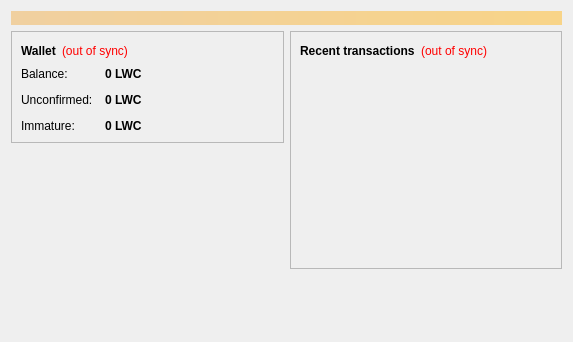
<?xml version="1.0" encoding="UTF-8"?>
<ui version="4.0">
 <class>OverviewPage</class>
 <widget class="QWidget" name="OverviewPage">
  <property name="geometry">
   <rect>
    <x>0</x>
    <y>0</y>
    <width>573</width>
    <height>342</height>
   </rect>
  </property>
  <property name="windowTitle">
   <string>Form</string>
  </property>
  <layout class="QVBoxLayout" name="topLayout">
   <item>
    <widget class="QLabel" name="labelAlerts">
     <property name="visible">
      <bool>false</bool>
     </property>
     <property name="styleSheet">
      <string notr="true">background-color: qlineargradient(x1: 0, y1: 0, x2: 1, y2: 0, stop:0 #F0D0A0, stop:1 #F8D488); color:#000000;</string>
     </property>
     <property name="wordWrap">
      <bool>true</bool>
     </property>
     <property name="margin">
      <number>3</number>
     </property>
    </widget>
   </item>
   <item>
    <layout class="QHBoxLayout" name="horizontalLayout" stretch="1,1">
     <item>
      <layout class="QVBoxLayout" name="verticalLayout_2">
       <item>
        <widget class="QFrame" name="frame">
         <property name="frameShape">
          <enum>QFrame::StyledPanel</enum>
         </property>
         <property name="frameShadow">
          <enum>QFrame::Raised</enum>
         </property>
         <layout class="QVBoxLayout" name="verticalLayout_4">
          <item>
           <layout class="QHBoxLayout" name="horizontalLayout_4">
            <item>
             <widget class="QLabel" name="label_5">
              <property name="font">
               <font>
                <weight>75</weight>
                <bold>true</bold>
               </font>
              </property>
              <property name="text">
               <string>Wallet</string>
              </property>
             </widget>
            </item>
            <item>
             <widget class="QLabel" name="labelWalletStatus">
              <property name="toolTip">
               <string>The displayed information may be out of date. Your wallet automatically synchronizes with the Lowlycoin network after a connection is established, but this process has not completed yet.</string>
              </property>
              <property name="styleSheet">
               <string notr="true">QLabel { color: red; }</string>
              </property>
              <property name="text">
               <string notr="true">(out of sync)</string>
              </property>
              <property name="alignment">
               <set>Qt::AlignLeading|Qt::AlignLeft|Qt::AlignVCenter</set>
              </property>
             </widget>
            </item>
            <item>
             <spacer name="horizontalSpacer_2">
              <property name="orientation">
               <enum>Qt::Horizontal</enum>
              </property>
              <property name="sizeHint" stdset="0">
               <size>
                <width>40</width>
                <height>20</height>
               </size>
              </property>
             </spacer>
            </item>
           </layout>
          </item>
          <item>
           <layout class="QFormLayout" name="formLayout_2">
            <property name="fieldGrowthPolicy">
             <enum>QFormLayout::AllNonFixedFieldsGrow</enum>
            </property>
            <property name="horizontalSpacing">
             <number>12</number>
            </property>
            <property name="verticalSpacing">
             <number>12</number>
            </property>
            <item row="0" column="0">
             <widget class="QLabel" name="label">
              <property name="text">
               <string>Balance:</string>
              </property>
             </widget>
            </item>
            <item row="0" column="1">
             <widget class="QLabel" name="labelBalance">
              <property name="font">
               <font>
                <weight>75</weight>
                <bold>true</bold>
               </font>
              </property>
              <property name="cursor">
               <cursorShape>IBeamCursor</cursorShape>
              </property>
              <property name="toolTip">
               <string>Your current balance</string>
              </property>
              <property name="text">
               <string notr="true">0 LWC</string>
              </property>
              <property name="textInteractionFlags">
               <set>Qt::LinksAccessibleByMouse|Qt::TextSelectableByKeyboard|Qt::TextSelectableByMouse</set>
              </property>
             </widget>
            </item>
            <item row="1" column="0">
             <widget class="QLabel" name="label_3">
              <property name="text">
               <string>Unconfirmed:</string>
              </property>
             </widget>
            </item>
            <item row="1" column="1">
             <widget class="QLabel" name="labelUnconfirmed">
              <property name="font">
               <font>
                <weight>75</weight>
                <bold>true</bold>
               </font>
              </property>
              <property name="cursor">
               <cursorShape>IBeamCursor</cursorShape>
              </property>
              <property name="toolTip">
               <string>Total of transactions that have yet to be confirmed, and do not yet count toward the current balance</string>
              </property>
              <property name="text">
               <string notr="true">0 LWC</string>
              </property>
              <property name="textInteractionFlags">
               <set>Qt::LinksAccessibleByMouse|Qt::TextSelectableByKeyboard|Qt::TextSelectableByMouse</set>
              </property>
             </widget>
            </item>
            <item row="2" column="0">
             <widget class="QLabel" name="labelImmatureText">
              <property name="text">
               <string>Immature:</string>
              </property>
             </widget>
            </item>
            <item row="2" column="1">
             <widget class="QLabel" name="labelImmature">
              <property name="font">
               <font>
                <weight>75</weight>
                <bold>true</bold>
               </font>
              </property>
              <property name="toolTip">
               <string>Mined balance that has not yet matured</string>
              </property>
              <property name="text">
               <string notr="true">0 LWC</string>
              </property>
              <property name="textInteractionFlags">
               <set>Qt::LinksAccessibleByMouse|Qt::TextSelectableByKeyboard|Qt::TextSelectableByMouse</set>
              </property>
             </widget>
            </item>
           </layout>
          </item>
         </layout>
        </widget>
       </item>
       <item>
        <spacer name="verticalSpacer">
         <property name="orientation">
          <enum>Qt::Vertical</enum>
         </property>
         <property name="sizeHint" stdset="0">
          <size>
           <width>20</width>
           <height>40</height>
          </size>
         </property>
        </spacer>
       </item>
      </layout>
     </item>
     <item>
      <layout class="QVBoxLayout" name="verticalLayout_3">
       <item>
        <widget class="QFrame" name="frame_2">
         <property name="frameShape">
          <enum>QFrame::StyledPanel</enum>
         </property>
         <property name="frameShadow">
          <enum>QFrame::Raised</enum>
         </property>
         <layout class="QVBoxLayout" name="verticalLayout">
          <item>
           <layout class="QHBoxLayout" name="horizontalLayout_2">
            <item>
             <widget class="QLabel" name="label_4">
              <property name="text">
               <string>&lt;b&gt;Recent transactions&lt;/b&gt;</string>
              </property>
             </widget>
            </item>
            <item>
             <widget class="QLabel" name="labelTransactionsStatus">
              <property name="toolTip">
               <string>The displayed information may be out of date. Your wallet automatically synchronizes with the Lowlycoin network after a connection is established, but this process has not completed yet.</string>
              </property>
              <property name="styleSheet">
               <string notr="true">QLabel { color: red; }</string>
              </property>
              <property name="text">
               <string notr="true">(out of sync)</string>
              </property>
              <property name="alignment">
               <set>Qt::AlignRight|Qt::AlignTrailing|Qt::AlignVCenter</set>
              </property>
             </widget>
            </item>
            <item>
             <spacer name="horizontalSpacer">
              <property name="orientation">
               <enum>Qt::Horizontal</enum>
              </property>
              <property name="sizeHint" stdset="0">
               <size>
                <width>40</width>
                <height>20</height>
               </size>
              </property>
             </spacer>
            </item>
           </layout>
          </item>
          <item>
           <widget class="QListView" name="listTransactions">
            <property name="styleSheet">
             <string notr="true">QListView { background: transparent; }</string>
            </property>
            <property name="frameShape">
             <enum>QFrame::NoFrame</enum>
            </property>
            <property name="verticalScrollBarPolicy">
             <enum>Qt::ScrollBarAlwaysOff</enum>
            </property>
            <property name="horizontalScrollBarPolicy">
             <enum>Qt::ScrollBarAlwaysOff</enum>
            </property>
            <property name="selectionMode">
             <enum>QAbstractItemView::NoSelection</enum>
            </property>
           </widget>
          </item>
         </layout>
        </widget>
       </item>
       <item>
        <spacer name="verticalSpacer_2">
         <property name="orientation">
          <enum>Qt::Vertical</enum>
         </property>
         <property name="sizeHint" stdset="0">
          <size>
           <width>20</width>
           <height>40</height>
          </size>
         </property>
        </spacer>
       </item>
      </layout>
     </item>
    </layout>
   </item>
  </layout>
 </widget>
 <resources/>
 <connections/>
</ui>
